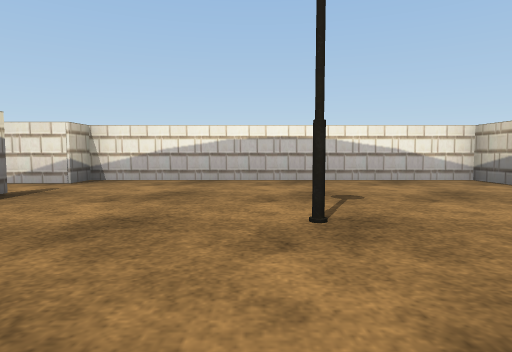
[1] (above)

12 first-person views from a walk through a 3-D level made in the Unity game engine. The camera is 0.31 m above the floor, tilts 4° down and sees 75° across. The floor is counted in squares, 0.5 m on a side. Each view is taken from the middle of a square. On the plan, view 1 faces up. The plan holds only what a view shows up to about 10 squares ahead; the rest is blank. The place goes on beyond the plan. The player is left out. Some surface patterns are stand-ins.

[2]
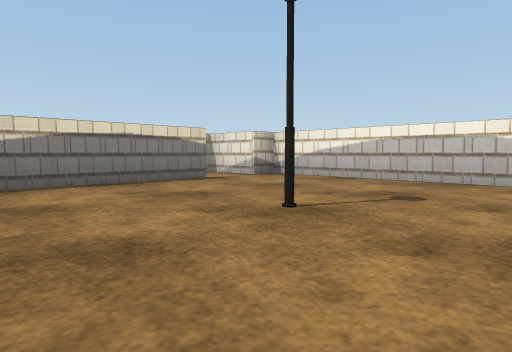

[3]
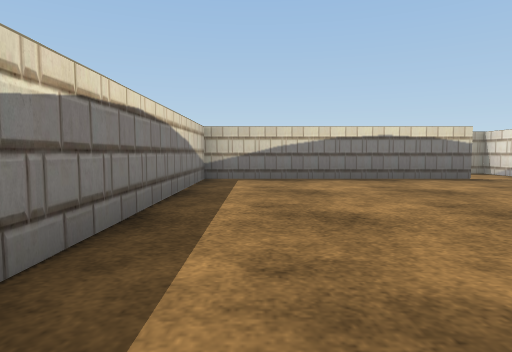

[4]
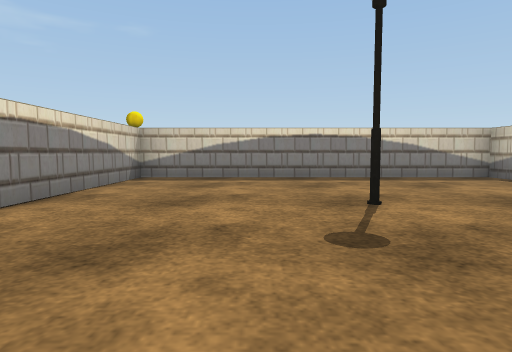

[5]
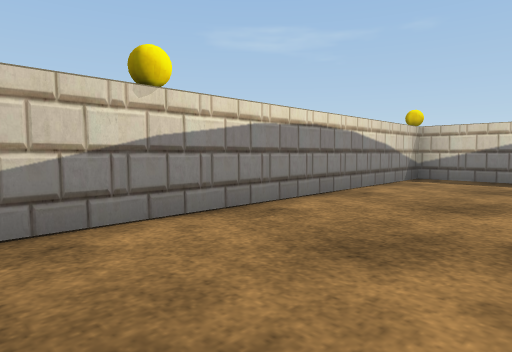

[6]
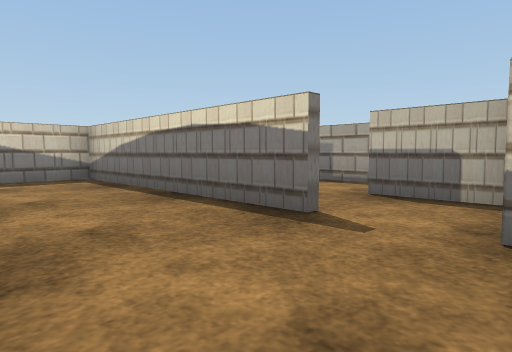

[7]
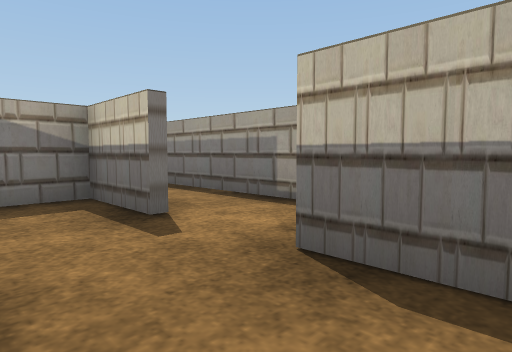

[8]
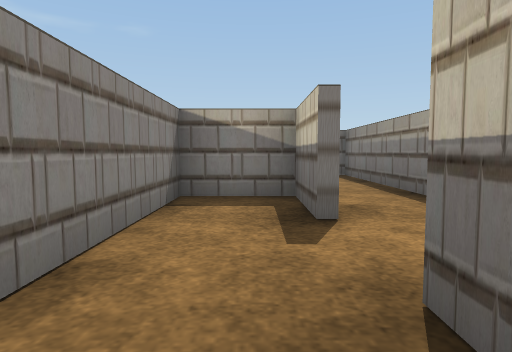

[9]
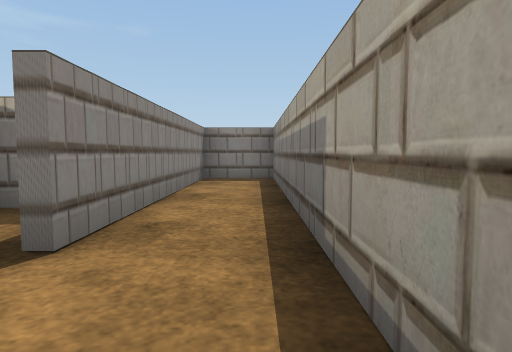

[10]
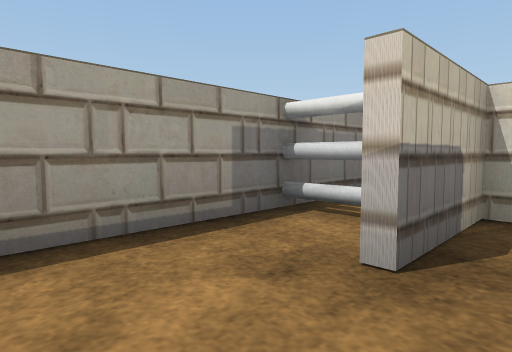

[11]
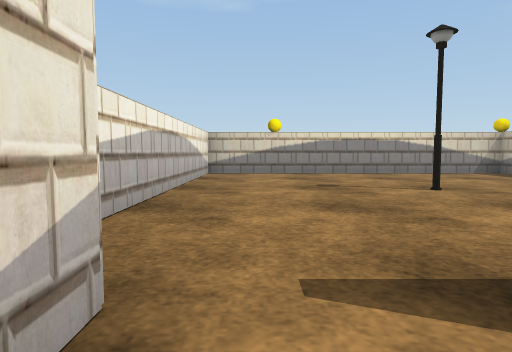

[12]
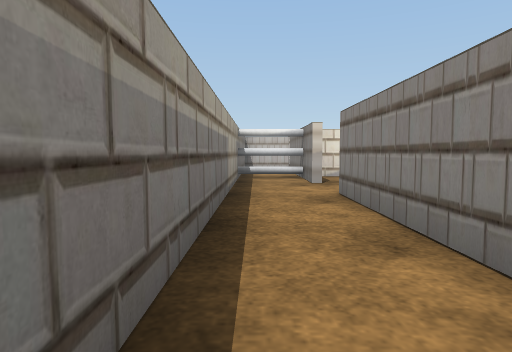

### Floor plan
Points are (right, up) in squares from view 1. A wall is a line through its corners. A room is listed if a view was taken in it or the views show most of it. See-through windows are left out.
Room 1 (views 1, 2, 3, 4, 5, 6)
walls: (-3.7, 5) (-3.7, -1.2) (4.8, -1.2) (4.8, 7.4) (-3.7, 7.4) (-3.7, 6.6)
ways out: opening at (-4, 5.5) to room 2
objects: other object (1, 3)
Room 2 (views 7, 8, 10, 11)
walls: (-5.7, 3) (-5.7, 1.4) (-3.9, 1.4) (-3.9, 4.8); (-3.7, 6.6) (-5.7, 6.6) (-5.7, 4.6)
ways out: opening at (-4, 5.5) to room 1; opening at (-6, 3.5) to room 3
Room 3 (views 9, 12)
walls: (-5.8, 4.6) (-5.8, 8); (-7.4, 7.8) (-7.4, -3.1) (-5.8, -3.1) (-5.8, 3)
ways out: opening at (-6, 3.5) to room 2
objects: other object (-7, 6)

Positions as (right, up) in squares from view 1, and headings:
1: (0, 0), facing up
2: (3, 0), facing up-left
3: (4, 0), facing left
4: (2, 7), facing down
5: (2, 7), facing down-right
6: (-1, 7), facing down-left
7: (-4, 6), facing down-left
8: (-5, 6), facing down
9: (-7, 5), facing down
10: (-5, 3), facing up-left
11: (-5, 6), facing right
12: (-7, -2), facing up
